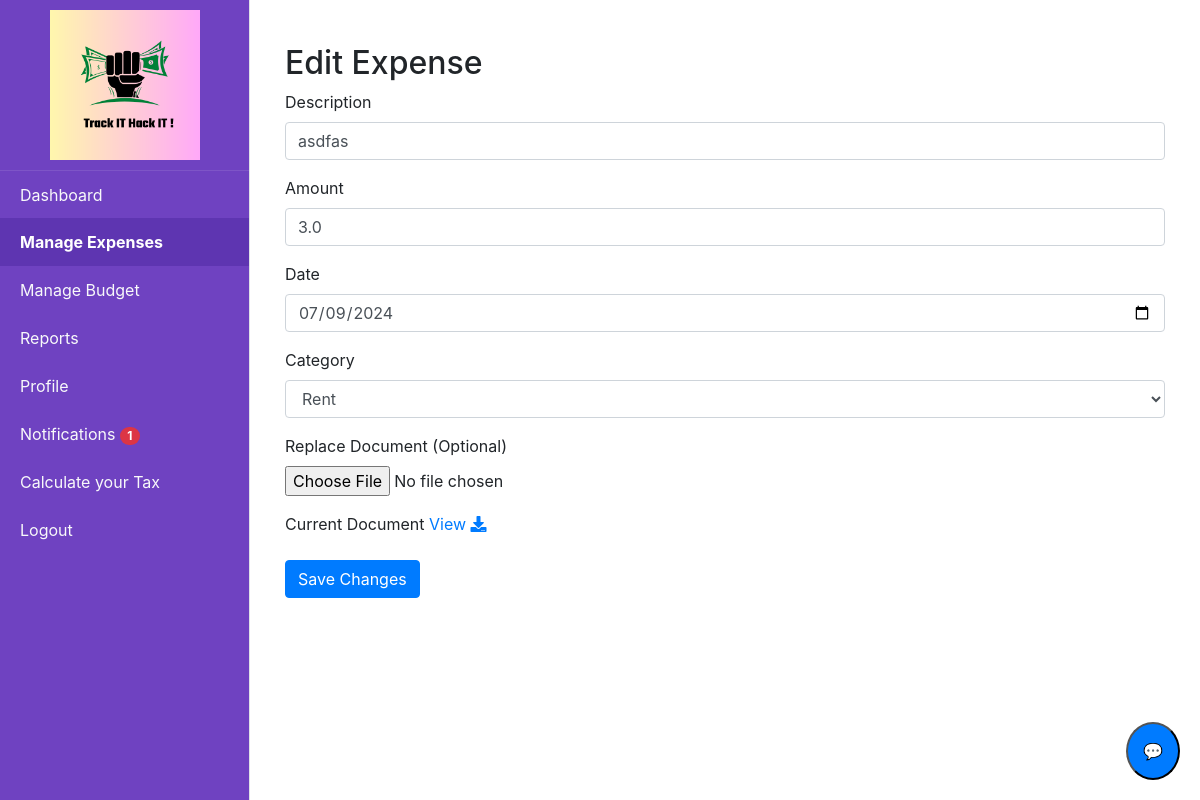
Page /edit_expense/4 (signed in) on the committed database.
### tables this page shows
CREATE TABLE expenses (id INTEGER PRIMARY KEY AUTOINCREMENT, user_id INTEGER, date TEXT, description TEXT, amount REAL, category_id TEXT, document TEXT, is_income INTEGER DEFAULT (0), FOREIGN KEY (category_id) REFERENCES category (id), FOREIGN KEY (user_id) REFERENCES users (id));

CREATE TABLE category (id INTEGER PRIMARY KEY AUTOINCREMENT, name TEXT NOT NULL, is_income INTEGER DEFAULT (0));

### app.py (the view, shortened to what this page needs)
@app.route('/edit_expense/<int:expense_id>', methods=['GET', 'POST'])
@login_required
def edit_expense(expense_id):
    expense = query_db('SELECT * FROM expenses WHERE id = ? AND user_id = ?', [expense_id, current_user.id], one=True)
    if not expense:
        flash('Expense not found or unauthorized access.', 'danger')
        return redirect(url_for('view_expenses'))
    categories = query_db('SELECT * FROM category')
    return render_template('edit_expense.html', expense=expense, categories=categories)

### app.py (called while the page is built)
@login_manager.user_loader
def load_user(user_id):
    return get_user_by_id(user_id)

@app.after_request
def after_request(response):
    response.headers["Cache-Control"] = "no-cache, no-store, must-revalidate"
    return response

@app.context_processor
def inject_unread_notifications():
    if current_user.is_authenticated:
        unread_count = query_db('''
            SELECT COUNT(*)
            FROM notifications
            WHERE user_id = ? AND is_read = 0
        ''', [current_user.id], one=True)
        return dict(unread_count=unread_count[0] if unread_count else 0)
    return dict(unread_count=0)

### database.py (called while the page is built)
def get_db():
    return sqlite3.connect(DATABASE)

def query_db(query, args=(), one=False):
    cur = get_db().execute(query, args)
    rv = cur.fetchall()
    cur.close()
    return (rv[0] if rv else None) if one else rv

def get_user_by_id(user_id):
    conn = sqlite3.connect(DATABASE)
    cursor = conn.cursor()
    cursor.execute('SELECT * FROM users WHERE id = ?', (user_id,))
    user = cursor.fetchone()
    conn.close()
    if user:
        return User(id=user[0], username=user[1], email=user[2], password=user[3])
    return None

### templates/edit_expense.html
{% extends "home.html" %}
{% block content %}
<div class="container mt-4">
    <h2>Edit Expense</h2>
    <form action="{{ url_for('edit_expense', expense_id=expense[0]) }}" method="POST" enctype="multipart/form-data">
        <div class="form-group">
            <label for="description">Description</label>
            <input type="text" class="form-control" id="description" name="description" value="{{ expense[3] }}" required>
        </div>
        <div class="form-group">
            <label for="amount">Amount</label>
            <input type="number" step="0.01" class="form-control" id="amount" name="amount" value="{{ expense[4] }}" required>
        </div>
        <div class="form-group">
            <label for="date">Date</label>
            <input type="date" class="form-control" id="date" name="date" value="{{ expense[2] }}" required>
        </div>
        <div class="form-group">
            <label for="category">Category</label>
            <select class="form-control" id="category" name="category" required>
                {% for category in categories %}
                <option value="{{ category[0] }}" {% if  expense[5] == category[0]|string %}selected{% endif %}>
                {{ category[1] }}
            </option>
                {% endfor %}
            </select>
        </div>
        <div class="form-group">
            <label for="document">Replace Document (Optional)</label>
            <input type="file" class="form-control-file" id="document" name="document">
        </div>
       {% if expense[6] %}
        <div class="form-group">
            <label>Current Document</label>
             {% if expense[6] %}
              <a href="{{ url_for('uploaded_file', filename= expense[6]) }}" target="_blank">View</a></small>
            {% endif %}
                <a href="{{ url_for('download_file', filename=expense[6].split('/')[-1])  }}" class="fas fa-download"></a>
        </div>
    {% endif %}
        <button type="submit" class="btn btn-primary">Save Changes</button>
    </form>
</div>
{% endblock %}

### rows in the picture
expenses: description "asdfas", amount "3.0", date "07/09/2024", category "Rent"

### other values in the picture
{{ unread_count }} "1"
